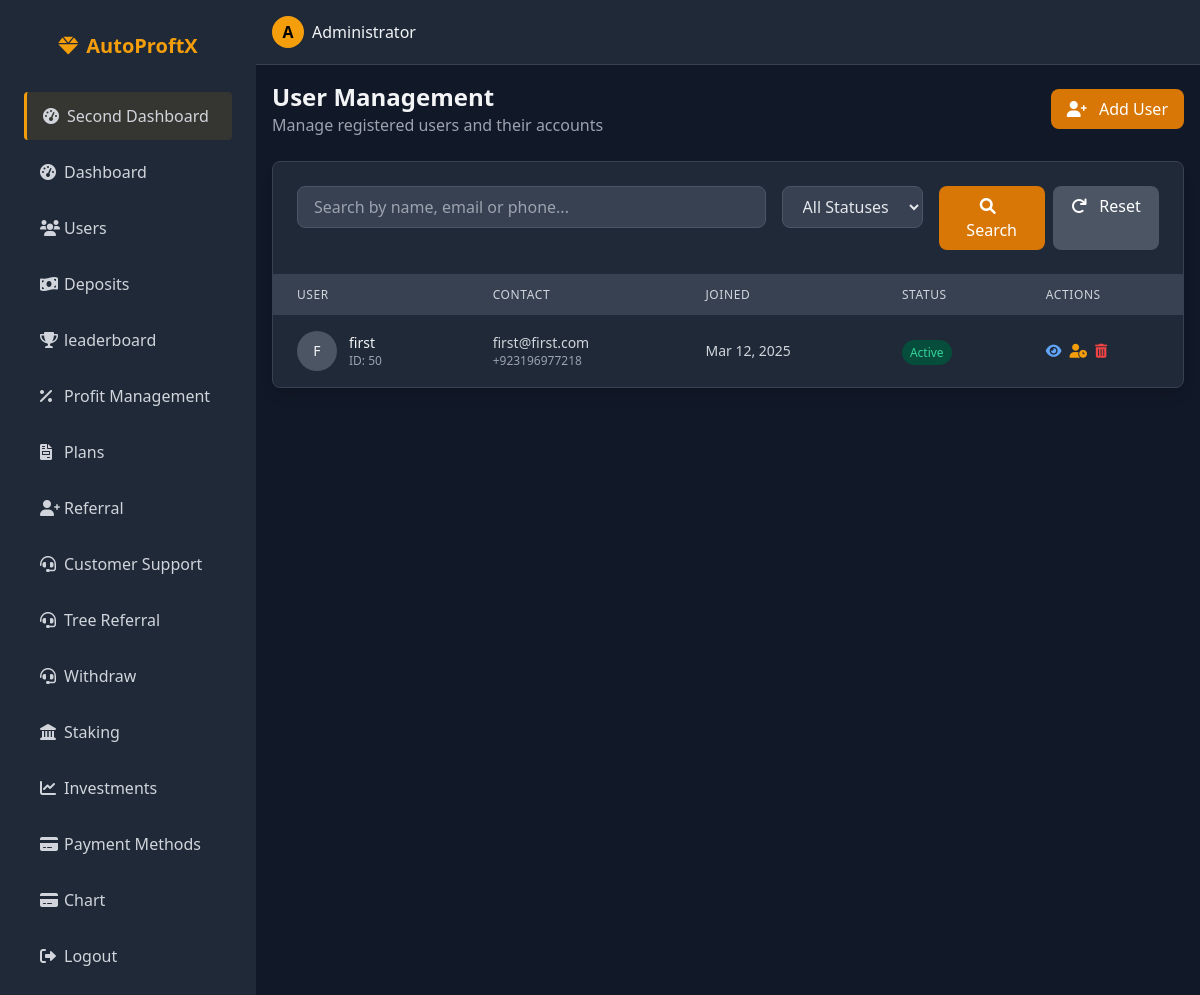
The app's page /admin/users.php (signed in) with its own data.
### tables this page shows
CREATE TABLE IF NOT EXISTS `users` (
  `id` int NOT NULL AUTO_INCREMENT,
  `full_name` varchar(100) NOT NULL,
  `email` varchar(100) NOT NULL,
  `referral_code` varchar(20) DEFAULT NULL,
  `referred_by` int DEFAULT NULL,
  `phone` varchar(20) NOT NULL,
  `password` varchar(255) NOT NULL,
  `registration_date` datetime NOT NULL,
  `last_login` datetime DEFAULT NULL,
  `status` enum('active','inactive','suspended') DEFAULT 'active',
  `admin_notes` text,
  `created_at` timestamp NULL DEFAULT CURRENT_TIMESTAMP,
  `login_count` int NOT NULL DEFAULT '0',
  PRIMARY KEY (`id`),
  UNIQUE KEY `email` (`email`)
);

### admin/users.php (the view, shortened to what this page needs)
<?php
include '../config/db.php';
$admin_name = $_SESSION['admin_name'] ?? 'Admin';
$records_per_page = 10;
$page = isset($_GET['page']) ? intval($_GET['page']) : 1;
$offset = ($page - 1) * $records_per_page;
$search_term = isset($_GET['search']) ? $_GET['search'] : '';
$where_conditions = [];
$params = [];
$param_types = '';
$where_clause = !empty($where_conditions) ? "WHERE " . implode(' AND ', $where_conditions) : "";
$users = [];
$users_sql = "SELECT * FROM users $where_clause ORDER BY registration_date DESC LIMIT ?, ?";
$params[] = $offset;
$params[] = $records_per_page;
$param_types .= 'ii';
$users_stmt = $conn->prepare($users_sql);
$users_stmt->bind_param($param_types, ...$params);
$users_stmt->execute();
$users_result = $users_stmt->get_result();
while ($row = $users_result->fetch_assoc()) {
  $users[] = $row;
}
$user_details = null;
?>
<!DOCTYPE html>
<html lang="en">
<head>
  <link rel="stylesheet" href="https://cdnjs.cloudflare.com/ajax/libs/tailwindcss/2.2.19/tailwind.min.css">
  <link rel="stylesheet" href="https://cdnjs.cloudflare.com/ajax/libs/font-awesome/6.0.0-beta3/css/all.min.css">
</head>
<body class="bg-gray-900 text-gray-100 flex min-h-screen">
  <?php include 'includes/sidebar.php'; ?>
  <div class="flex-1 flex flex-col overflow-hidden">
    <header class="bg-gray-800 border-b border-gray-700 shadow-md">
      <div class="flex items-center justify-between p-4">
        <div class="flex items-center space-x-4">
          <div class="flex items-center">
            <div class="h-8 w-8 rounded-full bg-yellow-500 flex items-center justify-center text-black font-bold">
              <?php echo strtoupper(substr($admin_name, 0, 1)); ?>
            </div>
            <span class="ml-2 hidden sm:inline-block"><?php echo htmlspecialchars($admin_name); ?></span>
          </div>
        </div>
      </div>
    </header>
    <main class="flex-1 overflow-y-auto p-4 bg-gray-900">
      <div class="flex justify-between items-center mb-6">
        <div>
          <h2 class="text-2xl font-bold">User Management</h2>
          <p class="text-gray-400">Manage registered users and their accounts</p>
        </div>
        <button
          type="button"
          class="px-4 py-2 bg-yellow-600 hover:bg-yellow-700 text-white rounded-lg transition"
          onclick="document.getElementById('addUserModal').classList.remove('hidden')">
          <i class="fas fa-user-plus mr-2"></i> Add User
        </button>
      </div>
      <?php if ($user_details): ?>
        <div class="bg-gray-800 rounded-lg border border-gray-700 shadow-lg mb-6">
          <div class="flex justify-between items-center p-6 border-b border-gray-700">
            <h3 class="text-lg font-bold">User Details</h3>
            <a href="users.php" class="text-yellow-500 hover:text-yellow-400">
              <i class="fas fa-arrow-left mr-1"></i> Back to Users
            </a>
          </div>
          <div class="p-6">
            <div class="grid grid-cols-1 md:grid-cols-2 gap-6">
              <div>
                <div class="mb-6">
                  <h4 class="text-md font-semibold text-gray-300 mb-4">Profile Information</h4>
                  <div class="bg-gray-700 rounded-lg p-4">
                    <div class="flex items-center mb-4">
                      <div class="h-16 w-16 rounded-full bg-gray-600 flex items-center justify-center text-xl font-medium">
                        <?php echo strtoupper(substr($user_details['full_name'], 0, 1)); ?>
                      </div>
                      <div class="ml-4">
                        <h5 class="text-lg font-medium"><?php echo htmlspecialchars($user_details['full_name']); ?></h5>
                        <div class="text-sm text-gray-400">
                          <span class="px-2 py-1 text-xs rounded-full
                            <?php echo $user_details['status'] === 'active' ? 'bg-green-900 text-green-400' : ($user_details['status'] === 'inactive' ? 'bg-gray-900 text-gray-400' : 'bg-red-900 text-red-400'); ?>">
                            <?php echo ucfirst($user_details['status']); ?>
                          </span>
                        </div>
                      </div>
                    </div>
                    <div class="border-t border-gray-600 pt-4">
                      <div class="grid grid-cols-1 gap-3">
                        <div>
                          <p class="text-xs text-gray-400">Email</p>
                          <p><?php echo htmlspecialchars($user_details['email']); ?></p>
                        </div>
                        <div>
                          <p class="text-xs text-gray-400">Phone</p>
                          <p><?php echo htmlspecialchars($user_details['phone']); ?></p>
                        </div>
                        <div>
                          <p class="text-xs text-gray-400">Registered On</p>
                          <p><?php echo date('F j, Y, g:i a', strtotime($user_details['registration_date'])); ?></p>
                        </div>
                        <div>
                          <p class="text-xs text-gray-400">Last Login</p>
                          <p><?php echo $user_details['last_login'] ? date('F j, Y, g:i a', strtotime($user_details['last_login'])) : 'Never'; ?></p>
                        </div>
                      </div>
                    </div>
                  </div>
                </div>
                <div>
                  <h4 class="text-md font-semibold text-gray-300 mb-4">User Actions</h4>
                  <div class="bg-gray-700 rounded-lg p-4">
                    <div class="grid grid-cols-1 gap-3">
                      <?php if ($user_details['status'] !== 'active'): ?>
                        <form method="post">
                          <input type="hidden" name="user_id" value="<?php echo $user_details['id']; ?>">
                          <input type="hidden" name="status" value="active">
                          <button type="submit" name="update_status" class="w-full py-2 bg-green-600 hover:bg-green-700 rounded-lg text-white font-medium transition">
                            <i class="fas fa-user-check mr-2"></i> Activate User
                          </button>
                        </form>
                      <?php endif; ?>
                      <?php if ($user_details['status'] !== 'inactive'): ?>
                        <form method="post">
                          <input type="hidden" name="user_id" value="<?php echo $user_details['id']; ?>">
                          <input type="hidden" name="status" value="inactive">
                          <button type="submit" name="update_status" class="w-full py-2 bg-gray-600 hover:bg-gray-700 rounded-lg text-white font-medium transition">
                            <i class="fas fa-user-clock mr-2"></i> Deactivate User
                          </button>
                        </form>
                      <?php endif; ?>
                      <?php if ($user_details['status'] !== 'suspended'): ?>
                        <form method="post">
                          <input type="hidden" name="user_id" value="<?php echo $user_details['id']; ?>">
                          <input type="hidden" name="status" value="suspended">
                          <button type="submit" name="update_status" class="w-full py-2 bg-red-600 hover:bg-red-700 rounded-lg text-white font-medium transition">
                            <i class="fas fa-user-slash mr-2"></i> Suspend User
                          </button>
                        </form>
                      <?php endif; ?>
                      <form method="post">
                        <input type="hidden" name="user_id" value="<?php echo $user_details['id']; ?>">
                        <button type="submit" name="delete_user" class="w-full py-2 bg-red-800 hover:bg-red-900 rounded-lg text-white font-medium transition"
                          onclick="return confirm('Are you sure you want to suspend this user? This action will prevent them from logging in.')">
                          <i class="fas fa-trash-alt mr-2"></i> Delete User
                        </button>
                      </form>
                    </div>
                  </div>
                </div>
              </div>
              <div>
                <div class="mb-6">
                  <h4 class="text-md font-semibold text-gray-300 mb-4">Admin Notes</h4>
                  <div class="bg-gray-700 rounded-lg p-4">
                    <form method="post">
                      <input type="hidden" name="user_id" value="<?php echo $user_details['id']; ?>">
                      <textarea name="admin_notes" rows="8" class="w-full bg-gray-800 border border-gray-600 rounded-lg p-3 text-gray-200"
                        placeholder="Add private notes about this user here..."><?php echo htmlspecialchars($user_details['admin_notes'] ?? ''); ?></textarea>
                      <button type="submit" name="update_notes" class="mt-3 px-4 py-2 bg-yellow-600 hover:bg-yellow-700 rounded-lg text-white font-medium transition">
                        <i class="fas fa-save mr-2"></i> Save Notes
                      </button>
                    </form>
                  </div>
                </div>
                <div>
                  <h4 class="text-md font-semibold text-gray-300 mb-4">Recent Activity</h4>
                  <div class="bg-gray-700 rounded-lg p-4">
                    <p class="text-gray-400 text-center py-4">Activity tracking to be implemented.</p>
                  </div>
                </div>
              </div>
            </div>
          </div>
        </div>
      <?php else: ?>
        <div class="bg-gray-800 rounded-lg border border-gray-700 shadow-lg mb-6">
          <div class="p-6 border-b border-gray-700">
            <form method="get" class="flex flex-col md:flex-row gap-4">
              <div class="flex-1">
                <input type="text" name="search" placeholder="Search by name, email or phone..."
                  value="<?php echo htmlspecialchars($search_term); ?>"
                  class="w-full bg-gray-700 border border-gray-600 rounded-lg px-4 py-2 text-gray-200">
              </div>
              <div class="w-full md:w-auto">
                <select name="status" class="w-full bg-gray-700 border border-gray-600 rounded-lg px-4 py-2 text-gray-200">
                  <option value="">All Statuses</option>
                </select>
              </div>
              <div class="w-full md:w-auto flex gap-2">
                <button type="submit" class="flex-1 bg-yellow-600 hover:bg-yellow-700 text-white px-4 py-2 rounded-lg transition">
                  <i class="fas fa-search mr-2"></i> Search
                </button>
                <a href="users.php" class="flex-1 bg-gray-600 hover:bg-gray-700 text-white px-4 py-2 rounded-lg transition text-center">
                  <i class="fas fa-redo mr-2"></i> Reset
                </a>
              </div>
            </form>
          </div>
          <div class="overflow-x-auto">
            <table class="w-full">
              <thead class="bg-gray-700">
                <tr>
                  <th class="px-6 py-3 text-left text-xs font-medium text-gray-300 uppercase tracking-wider">User</th>
                  <th class="px-6 py-3 text-left text-xs font-medium text-gray-300 uppercase tracking-wider">Contact</th>
                  <th class="px-6 py-3 text-left text-xs font-medium text-gray-300 uppercase tracking-wider">Joined</th>
                  <th class="px-6 py-3 text-left text-xs font-medium text-gray-300 uppercase tracking-wider">Status</th>
                  <th class="px-6 py-3 text-left text-xs font-medium text-gray-300 uppercase tracking-wider">Actions</th>
                </tr>
              </thead>
              <tbody class="divide-y divide-gray-700">
                <?php if (empty($users)): ?>
                  <tr>
                    <td colspan="5" class="px-6 py-4 text-center text-gray-400">No users found matching your criteria.</td>
                  </tr>
                <?php else: ?>
                  <?php foreach ($users as $user): ?>
                    <tr class="hover:bg-gray-700">
                      <td class="px-6 py-4 whitespace-nowrap">
                        <div class="flex items-center">
                          <div class="h-10 w-10 rounded-full bg-gray-600 flex items-center justify-center text-sm font-medium">
                            <?php echo strtoupper(substr($user['full_name'], 0, 1)); ?>
                          </div>
                          <div class="ml-3">
                            <div class="text-sm font-medium"><?php echo htmlspecialchars($user['full_name']); ?></div>
                            <div class="text-xs text-gray-400">ID: <?php echo $user['id']; ?></div>
                          </div>
                        </div>
                      </td>
                      <td class="px-6 py-4">
                        <div class="text-sm text-gray-300"><?php echo htmlspecialchars($user['email']); ?></div>
                        <div class="text-xs text-gray-400"><?php echo htmlspecialchars($user['phone']); ?></div>
                      </td>
                      <td class="px-6 py-4 whitespace-nowrap text-sm text-gray-300">
                        <?php echo date('M d, Y', strtotime($user['registration_date'])); ?>
                      </td>
                      <td class="px-6 py-4 whitespace-nowrap">
                        <span class="px-2 py-1 text-xs rounded-full
                          <?php echo $user['status'] === 'active' ? 'bg-green-900 text-green-400' : ($user['status'] === 'inactive' ? 'bg-gray-900 text-gray-400' : 'bg-red-900 text-red-400'); ?>">
                          <?php echo ucfirst($user['status']); ?>
                        </span>
                      </td>
                      <td class="px-6 py-4 whitespace-nowrap text-sm">
                        <div class="flex space-x-2">
                          <a href="users.php?user_id=<?php echo $user['id']; ?>" class="text-blue-400 hover:text-blue-300">
                            <i class="fas fa-eye"></i>
                          </a>
                          <?php if ($user['status'] === 'active'): ?>
                            <form method="post" class="inline">
                              <button type="submit" name="update_status" class="text-yellow-500 hover:text-yellow-400">
                                <i class="fas fa-user-clock"></i>
                              </button>
                            </form>
                          <?php endif; ?>
                          <form method="post" class="inline" onsubmit="return confirm('Are you sure you want to suspend this user?');">
                            <button type="submit" name="delete_user" class="text-red-500 hover:text-red-400">
                              <i class="fas fa-trash-alt"></i>
                            </button>
                          </form>
                        </div>
                      </td>
                    </tr>
                  <?php endforeach; ?>
                <?php endif; ?>
              </tbody>
            </table>
          </div>
        </div>
      <?php endif; ?>
    </main>
  </div>
</body>
</html>

### records on screen
users: full_name "F", full_name "first", id "50", email "first@first.com", phone "+923196977218", registration_date "Mar 12, 2025", status "Active"

### other values on screen
substr($admin_name, 0, 1) "A"
$admin_name "Administrator"
